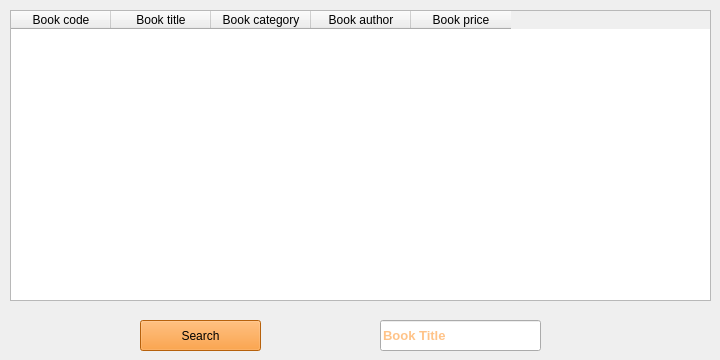
      <widget class="QWidget" name="tab_9">
       <attribute name="title">
        <string>All Book</string>
       </attribute>
       <widget class="QPushButton" name="pushButton_9">
        <property name="geometry">
         <rect>
          <x>140</x>
          <y>320</y>
          <width>121</width>
          <height>31</height>
         </rect>
        </property>
        <property name="styleSheet">
         <string notr="true">background-color: rgb(255, 136, 17);
</string>
        </property>
        <property name="text">
         <string>Search</string>
        </property>
       </widget>
       <widget class="QTableWidget" name="tableWidget_2">
        <property name="geometry">
         <rect>
          <x>10</x>
          <y>10</y>
          <width>701</width>
          <height>291</height>
         </rect>
        </property>
        <column>
         <property name="text">
          <string>Book code</string>
         </property>
        </column>
        <column>
         <property name="text">
          <string>Book title</string>
         </property>
        </column>
        <column>
         <property name="text">
          <string>Book category</string>
         </property>
        </column>
        <column>
         <property name="text">
          <string>Book author</string>
         </property>
        </column>
        <column>
         <property name="text">
          <string>Book price</string>
         </property>
        </column>
       </widget>
       <widget class="QLineEdit" name="lineEdit_24">
        <property name="geometry">
         <rect>
          <x>380</x>
          <y>320</y>
          <width>161</width>
          <height>31</height>
         </rect>
        </property>
        <property name="font">
         <font>
          <family>MS Shell Dlg 2</family>
          <pointsize>10</pointsize>
          <weight>75</weight>
          <bold>true</bold>
         </font>
        </property>
        <property name="styleSheet">
         <string notr="true">color: rgb(255, 136, 17);
</string>
        </property>
        <property name="placeholderText">
         <string>Book Title</string>
        </property>
       </widget>
      </widget>
